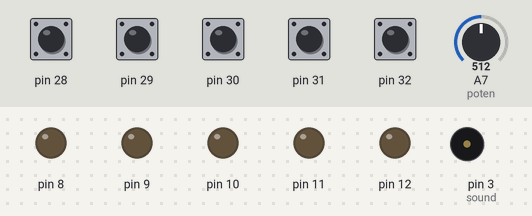
Bench run of a sketch on a simulated Arduino Mega 2560, built with avr-gcc and run on an emulated ATmega2560. Shown: output pins drawn as LEDs (lit = HIGH), buzzer (waves = sounding). Inputs (shaded band) come from the test bench; at power-on: pin 28–32 HIGH, A7 (poten) = 512.

Above: at 1.2 s.
1.3 s: pin 28 pulled LOW for 0.15 s
At 1.37 s:
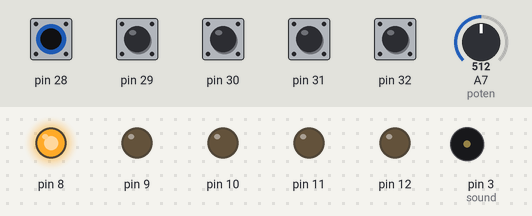
2.9 s: pin 29 pulled LOW for 0.15 s
At 2.97 s:
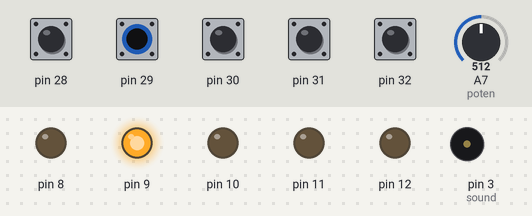
4.5 s: pin 30 pulled LOW for 0.15 s
At 4.57 s:
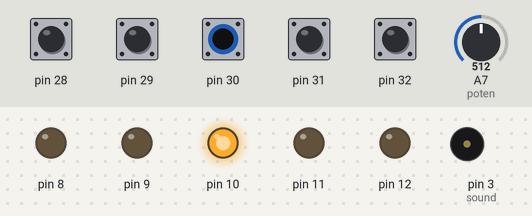
6.1 s: pin 31 pulled LOW for 0.15 s
At 6.17 s:
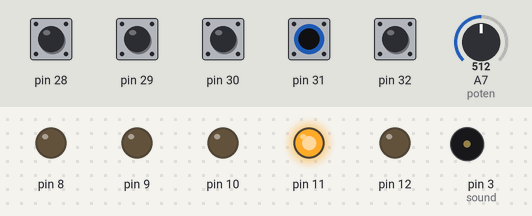
7.7 s: pin 32 pulled LOW for 0.15 s
At 7.77 s:
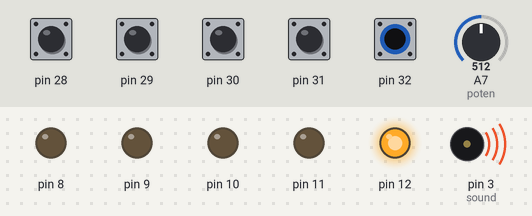
9.3 s: pin 28 driven LOW and pin 29 driven LOW
At 9.7 s:
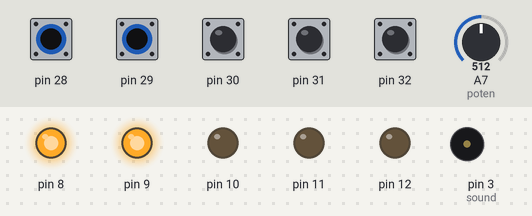
Timing chart, 0 to 11.8 s (numbered marks = the images above; inputs shaded):
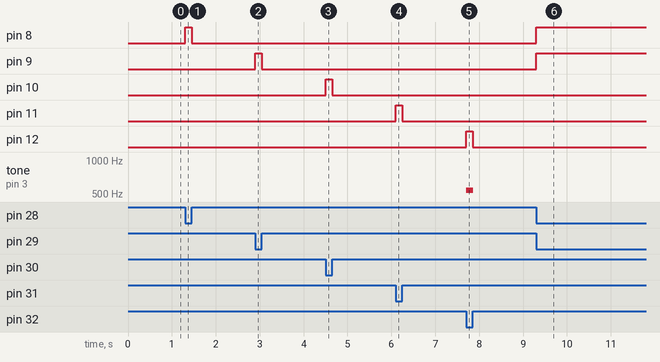

Measured:
- after the input at 1.3 s, pin 8: LOW → HIGH at once, → LOW 0.15 s later
- after the input at 2.9 s, pin 9: LOW → HIGH at once, → LOW 0.15 s later
- after the input at 4.5 s, pin 10: LOW → HIGH at once, → LOW 0.15 s later
- after the input at 6.1 s, pin 11: LOW → HIGH at once, → LOW 0.15 s later
- after the input at 7.7 s, pin 12: LOW → HIGH at once, → LOW 0.15 s later; tone on pin 3 (sound): silent → 542 Hz at once, → silent 0.15 s later
- after the input at 9.3 s, pin 8, pin 9: LOW → HIGH at once

The sketch:

myPiano.ino
```cpp
const int buttA = 7;
const int led = 13;
const int sound = 3;
const int poten = A7;
boolean push;
int butt[5];
int val;
int output;

void setup() {
  for(int i = 8; i < 13; i++)
  {
    pinMode(i, OUTPUT);
  }
  for(int i = 28; i < 33; i++)
  {
    butt[i-28] = i;
    pinMode(i, INPUT_PULLUP);
  }
  pinMode(sound, OUTPUT);
}

void loop() {
  val = analogRead(poten);
  output = map(val, 50, 1000, 0 , 1023);
  int which = checkPush();
  if(!digitalRead(butt[0]))
  {
    tone(sound, output-45);
    digitalWrite(8, HIGH);
  } else
  {
    digitalWrite(8, LOW);
    noTone(sound);
  }

  if(!digitalRead(butt[1]))
  {
    tone(sound, output-30);
    digitalWrite(9, HIGH);
  } else
  {
    digitalWrite(9, LOW);
    noTone(sound);
  }

  if(!digitalRead(butt[2]))
  {
    tone(sound, output);
    digitalWrite(10, HIGH);
  } else
  {
    digitalWrite(10, LOW);
    noTone(sound);
  }
  if(!digitalRead(butt[3]))
  {
    tone(sound, output+30);
    digitalWrite(11, HIGH);
  } else
  {
    digitalWrite(11, LOW);
    noTone(sound);
  }

  if(!digitalRead(butt[4]))
  {
    tone(sound, output+45);
    digitalWrite(12, HIGH);
  }else
  {
    digitalWrite(12, LOW);
    noTone(sound);
  }

}

int checkPush()
{

}
```
